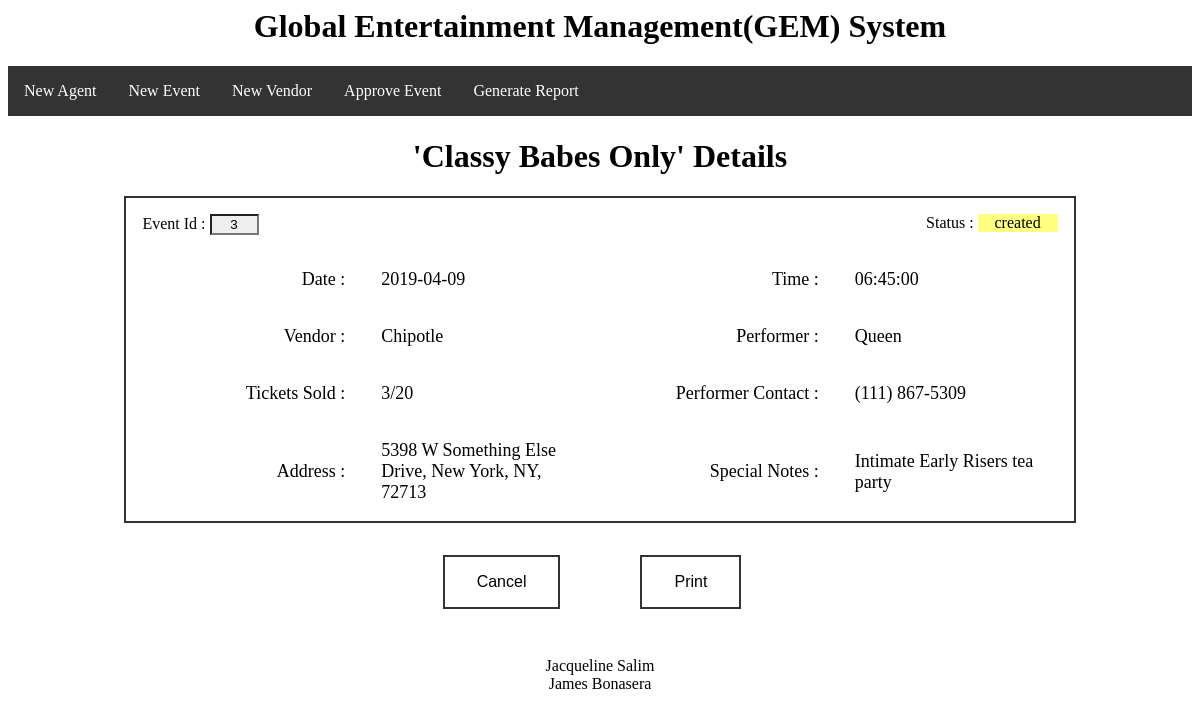
The page /generateEventInfo.php?id=3 on the database its author committed.
### tables this page shows
CREATE TABLE Event
(EventId int auto_increment PRIMARY KEY,
EventName CHAR(50),
Street CHAR(50),
City CHAR(20),
State CHAR(2),
Zip CHAR(10),
Date DATE,
StartTime TIME,
Status CHAR(10),
SeatingCapacity int,
Notes TEXT,
NumTicketsSold int,
Singer CHAR(53),
PerformerType CHAR(6),
PerformerId int,
EventManagerId int,
VendorId int,
foreign key (EventManagerId) references EventManager(EventManagerId),
foreign key (VendorId) references Vendor(VendorId));

CREATE TABLE Vendor
(VendorId int auto_increment PRIMARY KEY,
BusinessName CHAR(50),
Street CHAR(50),
City CHAR(20),
State CHAR(2),
Zip CHAR(10),
Type CHAR(15),
RepFirstName CHAR(25),
RepLastName CHAR(25),
RepEmail CHAR(40),
RepCellNum CHAR(10));

CREATE TABLE Band
(BandId int auto_increment PRIMARY KEY,
BandName CHAR(20),
RatePerEvent double,
Notes TEXT,
CellNum CHAR(10),
AgentId int,
foreign key (AgentId) references Agent(AgentId));

### generateEventInfo.php (the view, shortened to what this page needs)
<?php
  include("conn.php");
  if (isset($_GET['id'])) {
  $id = $_GET['id'];
  $sql = "SELECT EventId,EventName,SeatingCapacity,Notes,BusinessName,FirstName,LastName,Date,StartTime,Status,NumTicketsSold,Singer,PerformerType,PerformerId,Event.Street as Street,Event.City as City,Event.State as State,Event.Zip as Zip FROM Event,EventManager,Vendor WHERE Event.EventManagerId = EventManager.EventManagerId AND Event.VendorId = Vendor.VendorId AND EventId = ".$id;
  foreach($conn->query($sql) as $events)
  {
  echo '<h1 align="center">\''.$events['EventName'].'\' Details</h1>';
  echo '<form action="generateReport.php" method="post">';
  echo '<div align="center">';
  echo '<div style=" border: 2px solid #333333; width: 80%">';
   echo '<table width="100%">';
   echo '<div style="float: left; padding: 1em">';
    echo '<label>Event Id : </label>';
    echo '<input style="background: #eeeeee; text-align: center" name="eventId" value="'.$events['EventId'].'" size="3" readonly>';
   echo '</div>';
   echo '<div style="float: right; padding: 1em">';
    echo '<label>Status : </label>';
    echo '<label style="background: #ffff80; text-align: center; width: 80px; display: inline-block">'.$events['Status'].'</label>';
   echo '</div>';
   echo '<tr>';
   echo '<td align="right" width="25%">';
    echo '<label>Date :</label>';
   echo '</td>';
   echo '<td align="left" width="25%">';
    echo '<label>'.$events['Date'].'</label>';
   echo '</td>';
   echo '<td align="right" width="25%">';
    echo '<label>Time :</label>';
   echo '</td>';
   echo '<td align="left" width="25%">';
    echo '<label>'.$events['StartTime'].'</label>';
   echo '</td>';
   echo '</tr>';
   echo '<tr>';
   echo '<td align="right" width="25%">';
    echo '<label>Vendor :</label>';
   echo '</td>';
   echo '<td align="left" width="25%">';
    echo '<label>'.$events['BusinessName'].'</label>';
   echo '</td>';
   echo '<td align="right" width="25%">';
    echo '<label>Performer :</label>';
   echo '</td>';
   echo '<td align="left" width="25%">';
    echo '<label>'.$events['Singer'].'</label>';
   echo '</td>';
   echo '</tr>';
   echo '<tr>';
   echo '<td align="right" width="25%">';
    echo '<label>Tickets Sold :</label>';
   echo '</td>';
   echo '<td align="left" width="25%">';
    echo '<label>'.$events['NumTicketsSold'].'/'.$events['SeatingCapacity'].'</label>';
   echo '</td>';
   if($events['PerformerType'] == 'Artist'){
     $singerSql = "select Email, CellNum from Artist where Artist.ArtistId =".$events['PerformerId'];
     foreach($conn->query($singerSql) as $info){
      $parsedInfo = str_split($info['CellNum']);
      $formattedCell = '('.$parsedInfo[0].$parsedInfo[1].$parsedInfo[2].') '.$parsedInfo[3].$parsedInfo[4].$parsedInfo[5].'-'.$parsedInfo[6].$parsedInfo[7].$parsedInfo[8].$parsedInfo[9];
       echo '<td align="right" width="25%">';
        echo '<label>Performer Contact :</label>';
       echo '</td>';
       echo '<td align="left" width="25%">';
        echo '<label>'.$formattedCell.'<br>'.$info['Email'].'</label>';
       echo '</td>';
     }
   }
   else{
     $singerSql = "select CellNum from Band where Band.BandId =".$events['PerformerId'];
     foreach($conn->query($singerSql) as $info){
     $parsedInfo = str_split($info['CellNum']);
     $formattedCell = '('.$parsedInfo[0].$parsedInfo[1].$parsedInfo[2].') '.$parsedInfo[3].$parsedInfo[4].$parsedInfo[5].'-'.$parsedInfo[6].$parsedInfo[7].$parsedInfo[8].$parsedInfo[9];
       echo '<td align="right" width="25%">';
        echo '<label>Performer Contact :</label>';
       echo '</td>';
       echo '<td align="left" width="25%">';
        echo '<label>'.$formattedCell.'</label>';
       echo '</td>';
     }
   }
   echo '</tr>';
   echo '<tr>';
   echo '<td align="right" width="25%">';
    echo '<label>Address :</label>';
   echo '</td>';
   echo '<td align="left" width="25%">';
    echo '<label>'.$events['Street'].', '.$events['City'].', '.$events['State'].', '.$events['Zip'].'</label>';
   echo '</td>';
   echo '<td align="right" width="25%">';
    echo '<label>Special Notes :</label>';
   echo '</td>';
   echo '<td align="left" width="25%">';
    echo '<label>'.$events['Notes'].'</label>';
   echo '</td>';
   echo '</tr>';
  echo '</table>';
  echo '</div>';
  echo '<div style="padding: 2em;"  align="center">';
    echo '<button class="button button1" style="margin: 0 2em" onClick="history.back()" name="foo" value="cancel">Cancel</button>';
    echo '<button type="submit" onClick="window.print()" class="button button1" style="margin: 0 3em">Print</button>';
  echo '</div>';
  echo '</div>';
  echo '</form>';
  }
  }
?>

### rows shown on the page
event: EventName "Classy Babes Only", eventId "3", Status "created", Date "2019-04-09", StartTime "06:45:00", VendorId.BusinessName "Chipotle", Singer "Queen", NumTicketsSold "3", SeatingCapacity "20", Street "5398 W Something Else Drive", City "New York", State "NY", Zip "72713", Notes "Intimate Early Risers tea party"
band: CellNum "(111) 867-5309"
